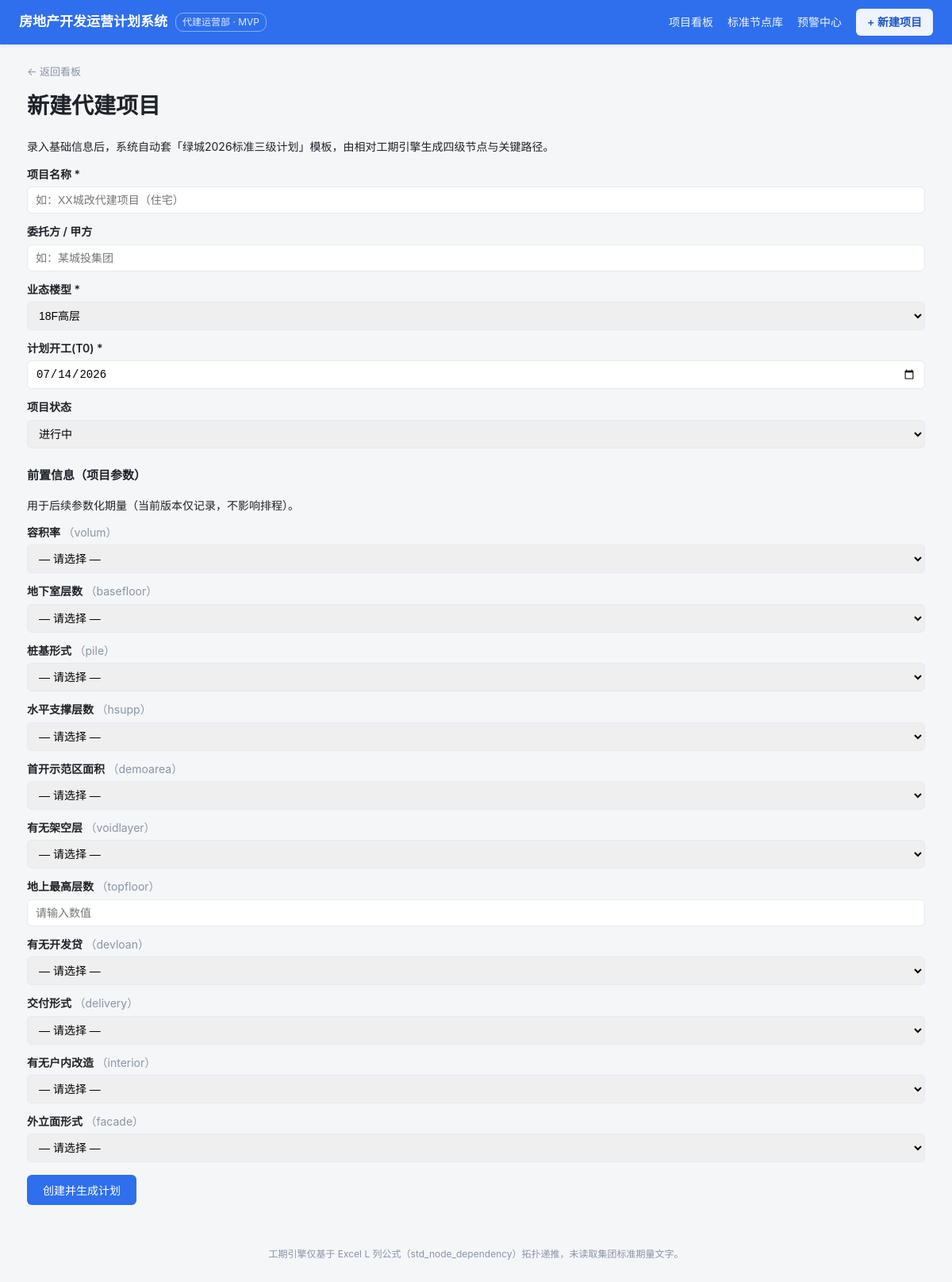
/project/new, run on the app's committed database.
### tables this page shows
CREATE TABLE "prereq_param" ("id" INTEGER PRIMARY KEY, "code" TEXT, "name" TEXT, "options_json" TEXT);

### app/app.py (the view, shortened to what this page needs)
@app.route("/project/new", methods=["GET", "POST"])
def new_project():
    bts = building_types()
    prereqs = load_prereqs()
    return render_template("new_project.html", bts=bts, prereqs=prereqs, existing={})

### app/app.py (called while the page is built)
def db():
    return get_conn()

def parse_prereq_opts(options_json):
    try:
        opts = json.loads(options_json)
    except Exception:
        return []
    if isinstance(opts, list):
        if len(opts) == 1 and str(opts[0]) == "数值":
            return None  # 自由数值输入
        return [str(x) for x in opts]
    return []

def load_prereqs():
    con = db(); cur = con.cursor()
    cur.execute("SELECT id,code,name,options_json FROM prereq_param ORDER BY id")
    prereqs = [dict(r) for r in cur.fetchall()]
    for pr in prereqs:
        pr["opts"] = parse_prereq_opts(pr["options_json"])
    cur.close(); con.close()
    return prereqs

def building_types():
    con = db(); cur = con.cursor()
    cur.execute("SELECT id,name FROM building_type ORDER BY id")
    bts = cur.fetchall()
    cur.close(); con.close()
    return bts

### db/dbconn.py (called while the page is built, shortened)
def _dict_factory(cursor, row):
    return {col[0]: row[i] for i, col in enumerate(cursor.description)}

def get_conn():
    con = sqlite3.connect(SQLITE_PATH, check_same_thread=False)
    con.row_factory = _dict_factory
    con.execute("PRAGMA journal_mode=DELETE")
    con.execute("PRAGMA busy_timeout=5000")
    return con

### app/templates/new_project.html (shortened to what this page needs)
<meta charset="UTF-8">{% extends "base.html" %}
{% block content %}
<a class="back" href="{{ url_for('dashboard') }}">← 返回看板</a>
<h1 style="margin-top:10px">新建代建项目</h1>
<div class="lead">录入基础信息后，系统自动套「绿城2026标准三级计划」模板，由相对工期引擎生成四级节点与关键路径。</div>
<div class="form-wrap">
  <form method="post">
    <label>项目名称 *</label>
    <input name="name" placeholder="如：XX城改代建项目（住宅）" required>
    <label>委托方 / 甲方</label>
    <input name="client" placeholder="如：某城投集团">
    <label>业态楼型 *</label>
    <select name="building_type_id">
      {% for b in bts %}<option value="{{ b.id }}">{{ b.name }}</option>{% endfor %}
    </select>
    <label>计划开工(T0) *</label>
    <input name="plan_start" required type="date" value="2026-07-14">
    <label>项目状态</label>
    <select name="status">
      <option value="进行中">进行中</option>
    </select>
    <h3 style="margin-top:22px; font-size:15px">前置信息（项目参数）</h3>
    <div class="lead">用于后续参数化期量（当前版本仅记录，不影响排程）。</div>
    {% include "prereq_form.html" %}
    <button class="btn" type="submit">创建并生成计划</button>
  </form>
</div>
{% endblock %}

### app/templates/prereq_form.html (shortened to what this page needs)
{% for pr in prereqs %}
<label>{{ pr.name }} <span class="muted" style="font-weight:400">（{{ pr.code }}）</span></label>
{% if pr.opts is none %}
  <input name="p{{ pr.id }}" placeholder="请输入数值" type="number" value="{{ existing.get('p'~pr.id) or '' }}">
{% elif pr.opts|length > 0 %}
  <select name="p{{ pr.id }}">
    <option value>— 请选择 —</option>
  </select>
{% else %}
  <input name="p{{ pr.id }}" placeholder="可选项：{{ pr.options_json }}" value="{{ existing.get('p'~pr.id) or '' }}">
{% endif %}
{% endfor %}

### app/static/style.css (style rules this page uses)
:root { --bg: #f5f6f8; --panel: #ffffff; --ink: #1f2329; --muted: #8a94a6; --line: #e6e9ef; --brand: #2f6fed; --brand-d: #1f54c4; --ok: #1f9d55; --warn: #e8820c; --crit: #d9483b; }
* { box-sizing: border-box; }
html, body { margin: 0; padding: 0; }
body { font-family: -apple-system, "Segoe UI", "PingFang SC", "Microsoft YaHei", sans-serif; background: var(--bg); color: var(--ink); font-size: 14px; line-height: 1.6; }
label { display: block; margin: 12px 0 4px; font-weight: 600; }
input, select, textarea { width: 100%; padding: 8px 10px; border: 1px solid var(--line); border-radius: 6px; font-size: 14px; }
.btn { display: inline-block; margin-top: 16px; background: var(--brand); color: #fff; border: none; padding: 9px 20px; border-radius: 6px; cursor: pointer; font-size: 14px; }
.muted { color: var(--muted); }
.back { color: var(--muted); text-decoration: none; font-size: 13px; }

### data on the page
prereq_param: name "容积率", code "volum"
prereq_param: name "地下室层数", code "basefloor"
prereq_param: name "桩基形式", code "pile"
prereq_param: name "水平支撑层数", code "hsupp"
prereq_param: name "首开示范区面积", code "demoarea"
prereq_param: name "有无架空层", code "voidlayer"
prereq_param: name "地上最高层数", code "topfloor"
prereq_param: name "有无开发贷", code "devloan"
prereq_param: name "交付形式", code "delivery"
prereq_param: name "有无户内改造", code "interior"
prereq_param: name "外立面形式", code "facade"

### other printed values
form field building_type_id "18F高层"
